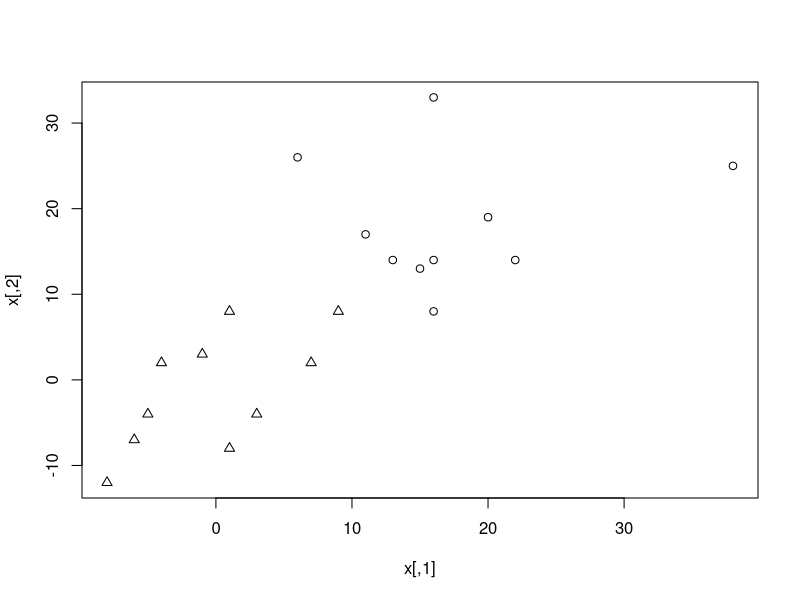
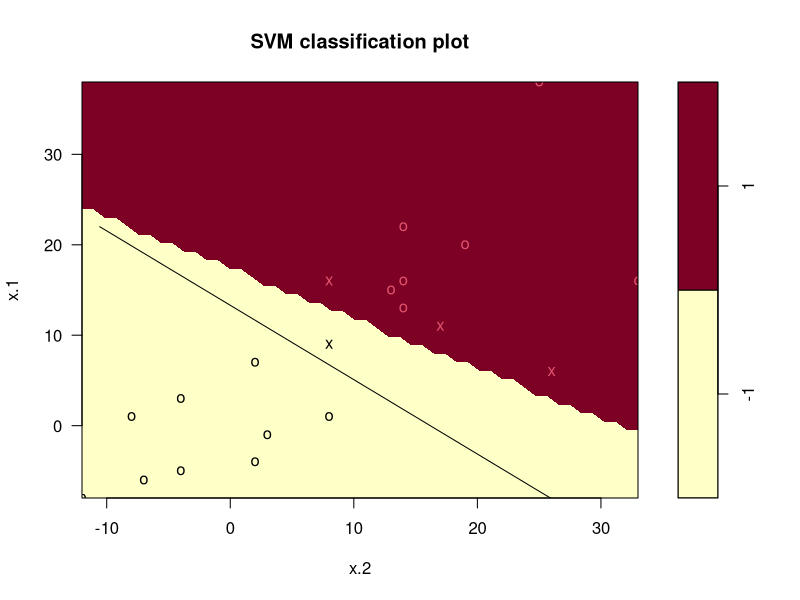
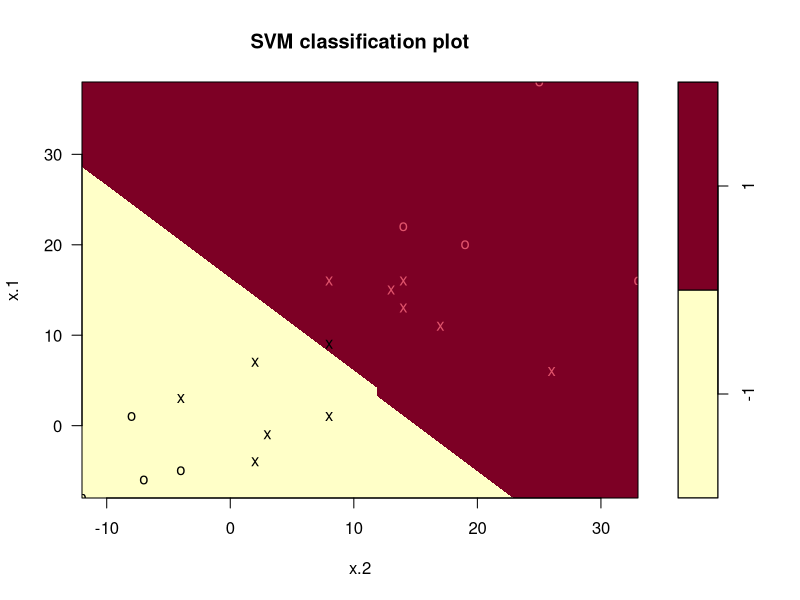
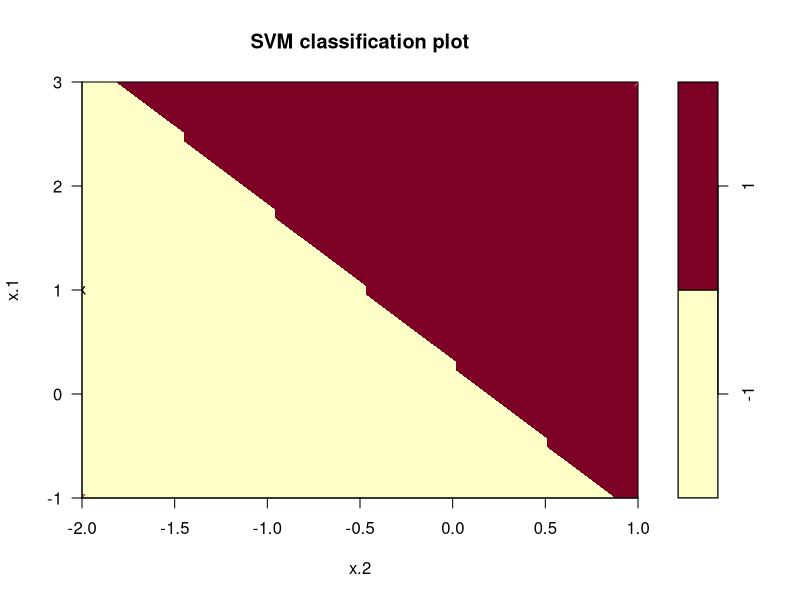
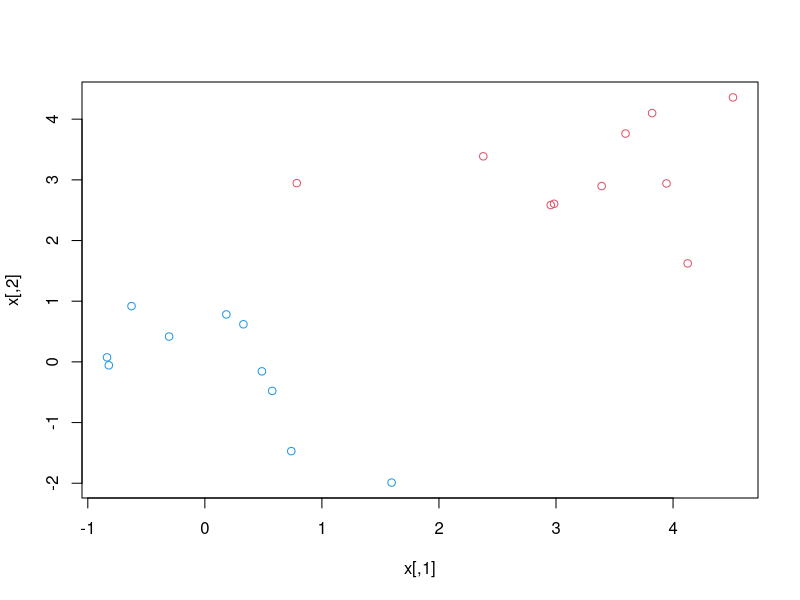

Here is the R script that generated these plots, in order: (Note: this script raises an error after producing the figures.)
set.seed(100)
x <- matrix(rnorm(20*2), ncol=2)
x <- round(x * 10)
y <- c(rep(-1,10), rep(1,10))
x[y==1,] <- x[y==1,] + 15
plot(x,type='n')
points(x[y==1,])
points(x[y==-1,],pch=2)

library(e1071)
mydat <- data.frame(x=x,y=as.factor(y))
fit.1 <- svm(y~., data=mydat, kernel="linear", cost=1,scale=FALSE)
plot(fit.1, mydat)

abline(a=10,b=-1)
fit.1$index ## support vector
x[fit.1$index,]
summary(fit.1)

?svm
fit.2 <- svm(y~., data=mydat, kernel="linear", cost=0.001,scale=FALSE)
plot(fit.2, mydat)
fit.2$index ## support vector
x[fit.2$index,]
summary(fit.2)


x <- matrix(c(-1,1,-1,3,-2,-2,-2,1),4,2)
y <- as.factor(c(-1,-1,1,1))
mydat2 <- data.frame(x=x,y=y)
fit.3 <- svm(y~., data= mydat2, kernel="linear", cost=0.01, scale=F)
plot(fit.3,mydat2)

t.x <- matrix(c(1,-1,-1,2,2,-2),3,2)
t.y <- c(-1,-1,1)
z <- t.x * t.y
z%*%t(z)

install.packages("quadprog")

?solve.QP


#############


set.seed(1)
x <- matrix(rnorm(20*2), ncol=2)
y <- c(rep(-1,10), rep(1,10))
x[y==1,] <- x[y==1,] + 3
plot(x, col=(3-y))
dat <- data.frame(x=x, y=as.factor(y))

##
library(e1071)
sv <- svm(y~., data=dat, kernel="linear", cost=0.05, scale=FALSE)
sv$decision.values
sv$index


##
nonzero <-  abs(qpsol) > 0.00001
index <- which(nonzero)
qpsol[index] * y[index]
sv$coefs
#
sv$SV
x[index,]
##

W <- t(sv$coefs) %*% sv$SV
W2 <- rowSums(sapply(index, function(i) qpsol[i]*y[i]*x[i,]))
W.y <- rowSums(sapply(1:length(sv$coefs), function(i) sv$coefs[i]*sv$SV[i,]*y[i]))

mean(sapply(sv$index, function(i) x[i,] %*% W.y - y[i]))
sv$rho # negative intercept
svmline <-  c(sv$rho/W[2], -W[1]/W[2])
plot(sv,dat)

W %*%t(x) - sv$rho
##
decision.val1 <- t(W %*% t(x)- sv$rho)
decision.val2 <- sv$decision.values
sum(round(decision.val1,5) != round(decision.val2,5))
##
#############

mat <- x*y
newmat <- mat %*% t(mat)
uu <- 0.01     # C
eps <- 1e-11    
b <- 0
r <- 0
A2 <- t(y)
l <- matrix(0, nrow=n, ncol=1)
u <- matrix(uu, nrow=n, ncol=1)
sol2 <- ipop(-dvec, newmat, A2, b, l, u, r, margin=1e-10) # toggle margin and sigf if fails to converge.
ipopsol <- primal(sol2)
sv$index
ipopsol
which(abs(ipopsol)>0.001)

findLine <- function(sol, y, x){
  nonzero <-  abs(sol) > 0.001
  index <- which(nonzero)
  W <- rowSums(sapply(index, function(i) sol[i]*y[i]*x[i,]))
  b <- mean(sapply(index, function(i) x[i,] %*% W - y[i]))
  slope <- -W[1]/W[2]
  intercept <- b/W[2]
  return(c(intercept,slope))
}

ipopline <- findLine(ipopsol, y, x)
ipopline

W <- rowSums(sapply(1:length(sv$coefs), function(i) sv$coefs[i]*sv$SV[i,]))
svmline <- c(sv$rho/W[2], -W[1]/W[2])
svmline
